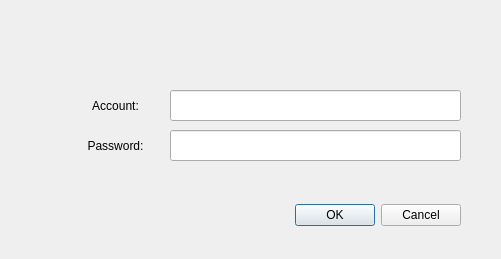
<?xml version="1.0" encoding="UTF-8"?>
<ui version="4.0">
 <class>LogInDialog</class>
 <widget class="QDialog" name="LogInDialog">
  <property name="geometry">
   <rect>
    <x>0</x>
    <y>0</y>
    <width>501</width>
    <height>259</height>
   </rect>
  </property>
  <property name="windowTitle">
   <string>Log In</string>
  </property>
  <widget class="QDialogButtonBox" name="buttonBox">
   <property name="geometry">
    <rect>
     <x>40</x>
     <y>190</y>
     <width>421</width>
     <height>51</height>
    </rect>
   </property>
   <property name="orientation">
    <enum>Qt::Horizontal</enum>
   </property>
   <property name="standardButtons">
    <set>QDialogButtonBox::Cancel|QDialogButtonBox::Ok</set>
   </property>
  </widget>
  <widget class="QLabel" name="lbAccount">
   <property name="geometry">
    <rect>
     <x>50</x>
     <y>90</y>
     <width>131</width>
     <height>31</height>
    </rect>
   </property>
   <property name="text">
    <string>Account:</string>
   </property>
   <property name="alignment">
    <set>Qt::AlignCenter</set>
   </property>
  </widget>
  <widget class="QLabel" name="lbPassword">
   <property name="geometry">
    <rect>
     <x>50</x>
     <y>130</y>
     <width>131</width>
     <height>31</height>
    </rect>
   </property>
   <property name="text">
    <string>Password:</string>
   </property>
   <property name="alignment">
    <set>Qt::AlignCenter</set>
   </property>
  </widget>
  <widget class="QLineEdit" name="leAccount">
   <property name="geometry">
    <rect>
     <x>170</x>
     <y>90</y>
     <width>291</width>
     <height>31</height>
    </rect>
   </property>
  </widget>
  <widget class="QLineEdit" name="lePassword">
   <property name="geometry">
    <rect>
     <x>170</x>
     <y>130</y>
     <width>291</width>
     <height>31</height>
    </rect>
   </property>
  </widget>
 </widget>
 <resources/>
 <connections>
  <connection>
   <sender>buttonBox</sender>
   <signal>accepted()</signal>
   <receiver>LogInDialog</receiver>
   <slot>accept()</slot>
   <hints>
    <hint type="sourcelabel">
     <x>248</x>
     <y>254</y>
    </hint>
    <hint type="destinationlabel">
     <x>157</x>
     <y>274</y>
    </hint>
   </hints>
  </connection>
  <connection>
   <sender>buttonBox</sender>
   <signal>rejected()</signal>
   <receiver>LogInDialog</receiver>
   <slot>reject()</slot>
   <hints>
    <hint type="sourcelabel">
     <x>316</x>
     <y>260</y>
    </hint>
    <hint type="destinationlabel">
     <x>286</x>
     <y>274</y>
    </hint>
   </hints>
  </connection>
 </connections>
</ui>
